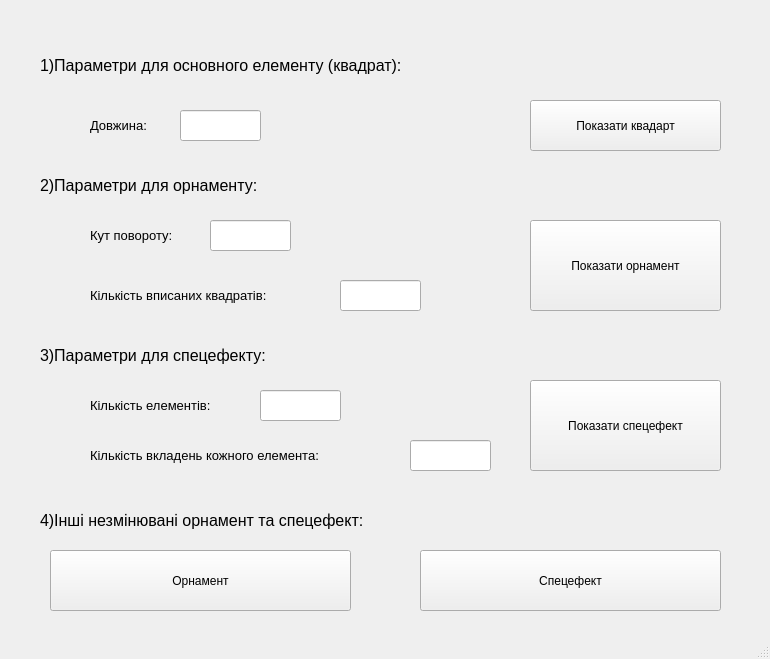
<?xml version="1.0" encoding="UTF-8"?>
<ui version="4.0">
 <class>MainWindow</class>
 <widget class="QMainWindow" name="MainWindow">
  <property name="geometry">
   <rect>
    <x>0</x>
    <y>0</y>
    <width>770</width>
    <height>659</height>
   </rect>
  </property>
  <property name="windowTitle">
   <string>Лабораторна робота №1</string>
  </property>
  <widget class="QWidget" name="centralwidget">
   <widget class="QLabel" name="label">
    <property name="geometry">
     <rect>
      <x>40</x>
      <y>50</y>
      <width>481</width>
      <height>31</height>
     </rect>
    </property>
    <property name="font">
     <font>
      <family>Ubuntu</family>
      <pointsize>12</pointsize>
     </font>
    </property>
    <property name="text">
     <string>&lt;html&gt;&lt;head/&gt;&lt;body&gt;&lt;p&gt;1)Параметри для основного елементу (квадрат):&lt;/p&gt;&lt;/body&gt;&lt;/html&gt;</string>
    </property>
   </widget>
   <widget class="QLabel" name="label_2">
    <property name="geometry">
     <rect>
      <x>90</x>
      <y>110</y>
      <width>101</width>
      <height>31</height>
     </rect>
    </property>
    <property name="font">
     <font>
      <family>Ubuntu</family>
      <pointsize>10</pointsize>
     </font>
    </property>
    <property name="text">
     <string>Довжина:</string>
    </property>
   </widget>
   <widget class="QLineEdit" name="lineEdit">
    <property name="geometry">
     <rect>
      <x>180</x>
      <y>110</y>
      <width>81</width>
      <height>31</height>
     </rect>
    </property>
    <property name="toolTip">
     <string>&lt;html&gt;&lt;head/&gt;&lt;body&gt;&lt;p&gt;P.S. Рекомендований параметр: 20.&lt;/p&gt;&lt;p&gt;Не вводити числа менше 0 та більше 100!&lt;/p&gt;&lt;p&gt;&lt;br/&gt;&lt;/p&gt;&lt;/body&gt;&lt;/html&gt;</string>
    </property>
    <property name="toolTipDuration">
     <number>1</number>
    </property>
   </widget>
   <widget class="QLabel" name="label_3">
    <property name="geometry">
     <rect>
      <x>40</x>
      <y>170</y>
      <width>481</width>
      <height>31</height>
     </rect>
    </property>
    <property name="font">
     <font>
      <family>Ubuntu</family>
      <pointsize>12</pointsize>
     </font>
    </property>
    <property name="text">
     <string>&lt;html&gt;&lt;head/&gt;&lt;body&gt;&lt;p&gt;2)Параметри для орнаменту:&lt;/p&gt;&lt;/body&gt;&lt;/html&gt;</string>
    </property>
   </widget>
   <widget class="QLabel" name="label_4">
    <property name="geometry">
     <rect>
      <x>90</x>
      <y>220</y>
      <width>121</width>
      <height>31</height>
     </rect>
    </property>
    <property name="font">
     <font>
      <family>Ubuntu</family>
      <pointsize>10</pointsize>
     </font>
    </property>
    <property name="text">
     <string>Кут повороту:</string>
    </property>
    <property name="wordWrap">
     <bool>false</bool>
    </property>
   </widget>
   <widget class="QLineEdit" name="lineEdit_2">
    <property name="geometry">
     <rect>
      <x>210</x>
      <y>220</y>
      <width>81</width>
      <height>31</height>
     </rect>
    </property>
    <property name="toolTip">
     <string>&lt;html&gt;&lt;head/&gt;&lt;body&gt;&lt;p&gt;P.S. Рекомендований параметр: 20.&lt;/p&gt;&lt;p&gt;Не вводити числа менше 0 та більше 100!&lt;/p&gt;&lt;/body&gt;&lt;/html&gt;</string>
    </property>
    <property name="toolTipDuration">
     <number>1</number>
    </property>
   </widget>
   <widget class="QLabel" name="label_5">
    <property name="geometry">
     <rect>
      <x>90</x>
      <y>280</y>
      <width>241</width>
      <height>31</height>
     </rect>
    </property>
    <property name="font">
     <font>
      <family>Ubuntu</family>
      <pointsize>10</pointsize>
     </font>
    </property>
    <property name="text">
     <string>&lt;html&gt;&lt;head/&gt;&lt;body&gt;&lt;p&gt;Кількість вписаних квадратів:&lt;/p&gt;&lt;/body&gt;&lt;/html&gt;</string>
    </property>
    <property name="wordWrap">
     <bool>false</bool>
    </property>
   </widget>
   <widget class="QLineEdit" name="lineEdit_3">
    <property name="geometry">
     <rect>
      <x>340</x>
      <y>280</y>
      <width>81</width>
      <height>31</height>
     </rect>
    </property>
    <property name="toolTip">
     <string>&lt;html&gt;&lt;head/&gt;&lt;body&gt;&lt;p&gt;P.S. Рекомендований параметр: 2.&lt;/p&gt;&lt;p&gt;Не вводити числа менше 0 та більше 3!&lt;/p&gt;&lt;/body&gt;&lt;/html&gt;</string>
    </property>
    <property name="toolTipDuration">
     <number>1</number>
    </property>
   </widget>
   <widget class="QLabel" name="label_6">
    <property name="geometry">
     <rect>
      <x>40</x>
      <y>340</y>
      <width>481</width>
      <height>31</height>
     </rect>
    </property>
    <property name="font">
     <font>
      <family>Ubuntu</family>
      <pointsize>12</pointsize>
     </font>
    </property>
    <property name="text">
     <string>&lt;html&gt;&lt;head/&gt;&lt;body&gt;&lt;p&gt;3)Параметри для спецефекту:&lt;/p&gt;&lt;/body&gt;&lt;/html&gt;</string>
    </property>
   </widget>
   <widget class="QLabel" name="label_7">
    <property name="geometry">
     <rect>
      <x>90</x>
      <y>390</y>
      <width>171</width>
      <height>31</height>
     </rect>
    </property>
    <property name="font">
     <font>
      <family>Ubuntu</family>
      <pointsize>10</pointsize>
     </font>
    </property>
    <property name="text">
     <string>&lt;html&gt;&lt;head/&gt;&lt;body&gt;&lt;p&gt;Кількість елементів:&lt;/p&gt;&lt;/body&gt;&lt;/html&gt;</string>
    </property>
    <property name="wordWrap">
     <bool>false</bool>
    </property>
   </widget>
   <widget class="QLineEdit" name="lineEdit_4">
    <property name="geometry">
     <rect>
      <x>260</x>
      <y>390</y>
      <width>81</width>
      <height>31</height>
     </rect>
    </property>
    <property name="toolTip">
     <string>&lt;html&gt;&lt;head/&gt;&lt;body&gt;&lt;p&gt;P.S. Рекомендований парметр: 5.&lt;/p&gt;&lt;p&gt;Не вводити числа менше 0 та більше 13!&lt;/p&gt;&lt;/body&gt;&lt;/html&gt;</string>
    </property>
    <property name="toolTipDuration">
     <number>1</number>
    </property>
   </widget>
   <widget class="QLabel" name="label_8">
    <property name="geometry">
     <rect>
      <x>90</x>
      <y>440</y>
      <width>321</width>
      <height>31</height>
     </rect>
    </property>
    <property name="font">
     <font>
      <family>Ubuntu</family>
      <pointsize>10</pointsize>
     </font>
    </property>
    <property name="text">
     <string>&lt;html&gt;&lt;head/&gt;&lt;body&gt;&lt;p&gt;Кількість вкладень кожного елемента:&lt;/p&gt;&lt;/body&gt;&lt;/html&gt;</string>
    </property>
    <property name="wordWrap">
     <bool>false</bool>
    </property>
   </widget>
   <widget class="QLineEdit" name="lineEdit_5">
    <property name="geometry">
     <rect>
      <x>410</x>
      <y>440</y>
      <width>81</width>
      <height>31</height>
     </rect>
    </property>
    <property name="toolTip">
     <string>&lt;html&gt;&lt;head/&gt;&lt;body&gt;&lt;p&gt;P.S. Рекомендований парметр: 3.&lt;/p&gt;&lt;p&gt;Не вводити числа менше 0 та більше 3!&lt;/p&gt;&lt;/body&gt;&lt;/html&gt;</string>
    </property>
    <property name="toolTipDuration">
     <number>1</number>
    </property>
   </widget>
   <widget class="QPushButton" name="pushButton">
    <property name="geometry">
     <rect>
      <x>530</x>
      <y>100</y>
      <width>191</width>
      <height>51</height>
     </rect>
    </property>
    <property name="text">
     <string>Показати квадарт</string>
    </property>
   </widget>
   <widget class="QPushButton" name="pushButton_2">
    <property name="geometry">
     <rect>
      <x>530</x>
      <y>220</y>
      <width>191</width>
      <height>91</height>
     </rect>
    </property>
    <property name="text">
     <string>Показати орнамент</string>
    </property>
   </widget>
   <widget class="QPushButton" name="pushButton_3">
    <property name="geometry">
     <rect>
      <x>530</x>
      <y>380</y>
      <width>191</width>
      <height>91</height>
     </rect>
    </property>
    <property name="text">
     <string>Показати спецефект</string>
    </property>
   </widget>
   <widget class="QLabel" name="label_9">
    <property name="geometry">
     <rect>
      <x>40</x>
      <y>500</y>
      <width>431</width>
      <height>41</height>
     </rect>
    </property>
    <property name="font">
     <font>
      <family>Ubuntu</family>
      <pointsize>12</pointsize>
     </font>
    </property>
    <property name="text">
     <string>&lt;html&gt;&lt;head/&gt;&lt;body&gt;&lt;p&gt;4)Інші незмінювані орнамент та спецефект:&lt;/p&gt;&lt;/body&gt;&lt;/html&gt;</string>
    </property>
   </widget>
   <widget class="QPushButton" name="pushButton_4">
    <property name="geometry">
     <rect>
      <x>50</x>
      <y>550</y>
      <width>301</width>
      <height>61</height>
     </rect>
    </property>
    <property name="text">
     <string>Орнамент</string>
    </property>
   </widget>
   <widget class="QPushButton" name="pushButton_5">
    <property name="geometry">
     <rect>
      <x>420</x>
      <y>550</y>
      <width>301</width>
      <height>61</height>
     </rect>
    </property>
    <property name="text">
     <string>Спецефект</string>
    </property>
   </widget>
  </widget>
  <widget class="QStatusBar" name="statusbar"/>
 </widget>
 <tabstops>
  <tabstop>lineEdit_2</tabstop>
  <tabstop>lineEdit</tabstop>
  <tabstop>lineEdit_3</tabstop>
 </tabstops>
 <resources/>
 <connections/>
</ui>
